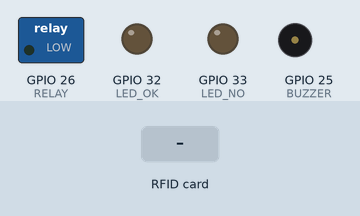
Simulated run of this sketch. Board: ESP32. On the bench: switched loads named in the sketch (green lamp = pin HIGH), output pins drawn as LEDs (lit = HIGH), buzzer (waves = sounding). The inputs (shaded band) are chosen by the test bench. WiFi joins after 1.5 s; servers stay silent unless stated; uploads are accepted with an empty reply; what the sketch prints to the serial monitor is not drawn.

Above: at 2.9 s.
3.0 s: RFID card 5E 7A 19 C4 held to the reader
At 3.7 s:
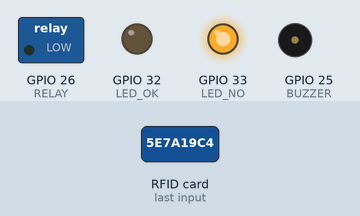
Timing chart, 0 to 6.0 s (numbered marks = the images above; inputs shaded):
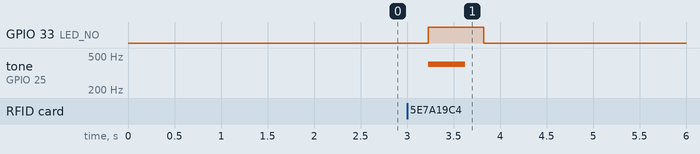

Measured:
- after the input at 3.0 s, GPIO 33 (LED_NO): LOW → HIGH after 0.23 s, → LOW 0.60 s later; tone on GPIO 25 (BUZZER): silent → 400 Hz after 0.23 s, → silent 0.40 s later

The sketch:

esp32_turnstile.ino
```cpp
/*
  Fitness Exclusive - ESP32 turnstile / door controller
  ------------------------------------------------------
  Hardware:  ESP32 DevKit + RC522 RFID reader (SPI) + 1-channel relay (to turnstile "open" dry contact or door lock)
             + green/red LEDs + buzzer (optional)
  Wiring (RC522 -> ESP32): SDA 5, SCK 18, MOSI 23, MISO 19, RST 22, 3.3V, GND
             Relay IN -> GPIO 26, Green LED -> 32, Red LED -> 33, Buzzer -> 25
  Libraries: MFRC522 (by GithubCommunity), ArduinoJson 7  (Arduino IDE > Library Manager)

  Flow:  card tap -> POST /api/device/tap -> server decides (membership, anti-passback, max occupancy)
         -> {"open":true} -> relay pulse -> turnstile turns once.
  Offline: every 5 minutes the controller downloads the allowlist. If the server is unreachable,
           it opens for cards on the cached list and uploads the taps when the server is back.

  SAFETY: door locks must be FAIL-SAFE (unlock on power loss) and have a manual exit button / fire release.
*/
#include <WiFi.h>
#include <HTTPClient.h>
#include <SPI.h>
#include <MFRC522.h>
#include <ArduinoJson.h>

// ---------- settings: change these ----------
const char* WIFI_SSID   = "YOUR_WIFI";
const char* WIFI_PASS   = "YOUR_PASSWORD";
const char* SERVER_URL  = "http://192.168.1.10:3000";     // central server address (see Settings > Devices & System)
const char* DEVICE_KEY  = "dk_paste_the_device_key_here"; // from Settings > Devices & System
const char* MODE        = "auto";  // "in" = entrance reader, "out" = exit reader, "auto" = 1st tap in / 2nd tap out
const int   OPEN_MS     = 800;     // relay pulse length (turnstile) - use ~3000 for a door lock
// --------------------------------------------

#define SS_PIN 5
#define RST_PIN 22
#define RELAY 26
#define LED_OK 32
#define LED_NO 33
#define BUZZER 25

MFRC522 rfid(SS_PIN, RST_PIN);
std::vector<String> allow;         // cached allowlist (offline mode)
std::vector<String> pending;       // taps made while offline
unsigned long lastSync = 0, lastUidTime = 0;
String lastUid = "";

String uidString() {               // same format as USB readers: 10-digit decimal of the 4-byte UID
  uint32_t v = 0;
  for (byte i = 0; i < 4 && i < rfid.uid.size; i++) v = (v << 8) | rfid.uid.uidByte[i];
  char buf[11]; snprintf(buf, sizeof(buf), "%010lu", (unsigned long)v);
  return String(buf);
}

void signal(bool ok) {
  digitalWrite(ok ? LED_OK : LED_NO, HIGH);
  if (ok) { digitalWrite(RELAY, HIGH); tone(BUZZER, 2000, 120); delay(OPEN_MS); digitalWrite(RELAY, LOW); }
  else    { tone(BUZZER, 400, 400); delay(600); }
  digitalWrite(LED_OK, LOW); digitalWrite(LED_NO, LOW);
}

void syncAllowlist() {
  if (WiFi.status() != WL_CONNECTED) return;
  HTTPClient http; http.begin(String(SERVER_URL) + "/api/device/allowlist");
  http.addHeader("X-Device-Key", DEVICE_KEY);
  if (http.GET() == 200) {
    JsonDocument doc; if (!deserializeJson(doc, http.getString())) {
      allow.clear(); for (JsonVariant v : doc["uids"].as<JsonArray>()) allow.push_back(v.as<String>());
      Serial.printf("Allowlist: %d cards\n", allow.size());
    }
  }
  http.end();
  if (!pending.empty()) {          // upload offline taps
    JsonDocument doc; JsonArray arr = doc["taps"].to<JsonArray>();
    for (auto& u : pending) { JsonObject t = arr.add<JsonObject>(); t["uid"] = u; t["mode"] = MODE; }
    String body; serializeJson(doc, body);
    HTTPClient h2; h2.begin(String(SERVER_URL) + "/api/device/sync");
    h2.addHeader("Content-Type", "application/json"); h2.addHeader("X-Device-Key", DEVICE_KEY);
    if (h2.POST(body) == 200) pending.clear();
    h2.end();
  }
  lastSync = millis();
}

bool askServer(const String& uid, bool& reached) {
  reached = false;
  if (WiFi.status() != WL_CONNECTED) return false;
  HTTPClient http; http.setTimeout(2500);
  http.begin(String(SERVER_URL) + "/api/device/tap");
  http.addHeader("Content-Type", "application/json"); http.addHeader("X-Device-Key", DEVICE_KEY);
  int code = http.POST("{\"uid\":\"" + uid + "\",\"mode\":\"" + MODE + "\"}");
  bool open = false;
  if (code == 200) {
    reached = true; JsonDocument doc;
    if (!deserializeJson(doc, http.getString())) {
      open = doc["open"] | false;
      Serial.printf("%s -> %s (%s)\n", uid.c_str(), (const char*)(doc["action"] | ""), (const char*)(doc["msg"] | ""));
    }
  }
  http.end();
  return open;
}

void setup() {
  Serial.begin(115200);
  pinMode(RELAY, OUTPUT); pinMode(LED_OK, OUTPUT); pinMode(LED_NO, OUTPUT); pinMode(BUZZER, OUTPUT);
  SPI.begin(); rfid.PCD_Init();
  WiFi.begin(WIFI_SSID, WIFI_PASS);
  for (int i = 0; i < 40 && WiFi.status() != WL_CONNECTED; i++) delay(250);
  Serial.println(WiFi.status() == WL_CONNECTED ? "WiFi OK " + WiFi.localIP().toString() : "WiFi not connected (offline mode)");
  syncAllowlist();
}

void loop() {
  if (WiFi.status() != WL_CONNECTED) WiFi.reconnect();
  if (millis() - lastSync > 5UL * 60UL * 1000UL) syncAllowlist();
  if (!rfid.PICC_IsNewCardPresent() || !rfid.PICC_ReadCardSerial()) { delay(30); return; }
  String uid = uidString(); rfid.PICC_HaltA();
  if (uid == lastUid && millis() - lastUidTime < 2500) return;   // ignore double reads
  lastUid = uid; lastUidTime = millis();

  bool reached; bool open = askServer(uid, reached);
  if (!reached) {                    // OFFLINE: use cached list
    open = std::find(allow.begin(), allow.end(), uid) != allow.end();
    if (open) pending.push_back(uid);
    Serial.printf("OFFLINE %s -> %s\n", uid.c_str(), open ? "open" : "denied");
  }
  signal(open);
}
```
